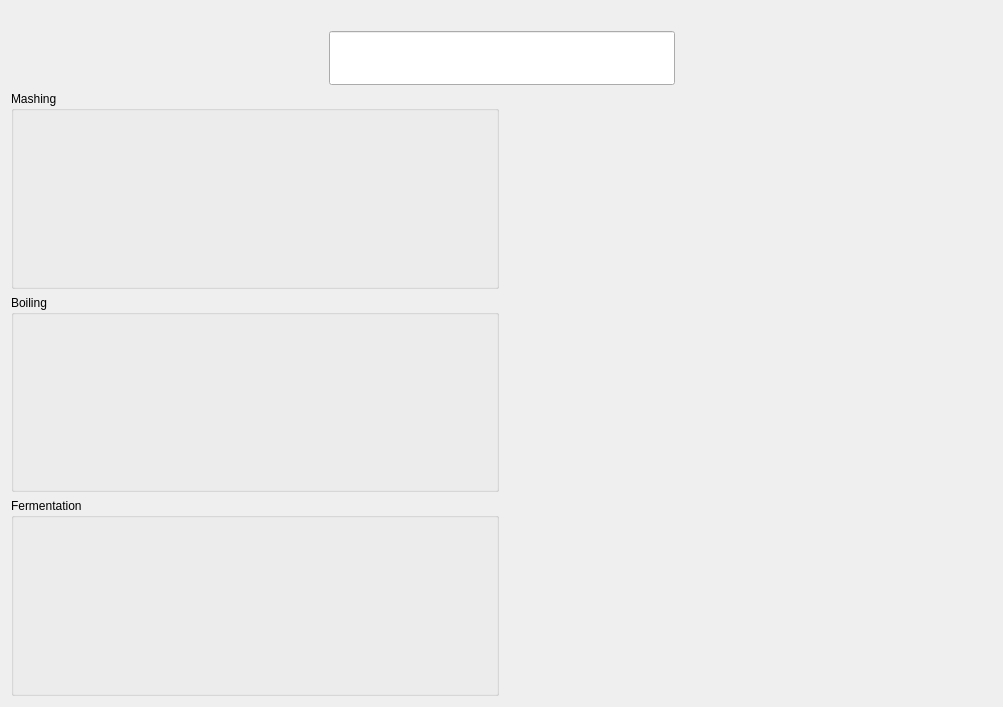
<?xml version="1.0" encoding="UTF-8"?>
<ui version="4.0">
 <class>DruidCentralWidget</class>
 <widget class="QWidget" name="DruidCentralWidget">
  <property name="geometry">
   <rect>
    <x>0</x>
    <y>0</y>
    <width>1003</width>
    <height>707</height>
   </rect>
  </property>
  <property name="windowTitle">
   <string>Form</string>
  </property>
  <layout class="QGridLayout" name="gridLayout_3" columnstretch="1,1" columnminimumwidth="1,1">
   <item row="4" column="0">
    <layout class="QVBoxLayout" name="verticalLayout_2" stretch="1,1,1">
     <item>
      <widget class="QGroupBox" name="groupBox_3">
       <property name="title">
        <string>Mashing</string>
       </property>
       <layout class="QGridLayout" name="gridLayout_5">
        <property name="topMargin">
         <number>40</number>
        </property>
        <item row="3" column="0">
         <widget class="QLabel" name="label_6">
          <property name="text">
           <string/>
          </property>
         </widget>
        </item>
       </layout>
      </widget>
     </item>
     <item>
      <widget class="QGroupBox" name="groupBox_5">
       <property name="title">
        <string>Boiling</string>
       </property>
       <layout class="QGridLayout" name="gridLayout_6">
        <property name="topMargin">
         <number>40</number>
        </property>
       </layout>
      </widget>
     </item>
     <item>
      <widget class="QGroupBox" name="groupBox_4">
       <property name="title">
        <string>Fermentation</string>
       </property>
       <layout class="QGridLayout" name="gridLayout_7">
        <property name="topMargin">
         <number>40</number>
        </property>
       </layout>
      </widget>
     </item>
    </layout>
   </item>
   <item row="0" column="0" colspan="2">
    <layout class="QHBoxLayout" name="_top_layout">
     <property name="topMargin">
      <number>0</number>
     </property>
     <item>
      <spacer name="horizontalSpacer_2">
       <property name="orientation">
        <enum>Qt::Horizontal</enum>
       </property>
       <property name="sizeHint" stdset="0">
        <size>
         <width>40</width>
         <height>20</height>
        </size>
       </property>
      </spacer>
     </item>
    </layout>
   </item>
   <item row="4" column="1">
    <layout class="QVBoxLayout" name="_right_layout"/>
   </item>
   <item row="2" column="0" colspan="2">
    <layout class="QHBoxLayout" name="horizontalLayout_5">
     <property name="topMargin">
      <number>0</number>
     </property>
     <item>
      <spacer name="horizontalSpacer_3">
       <property name="orientation">
        <enum>Qt::Horizontal</enum>
       </property>
       <property name="sizeHint" stdset="0">
        <size>
         <width>40</width>
         <height>20</height>
        </size>
       </property>
      </spacer>
     </item>
     <item>
      <widget class="QLineEdit" name="_title">
       <property name="font">
        <font>
         <pointsize>30</pointsize>
        </font>
       </property>
       <property name="alignment">
        <set>Qt::AlignCenter</set>
       </property>
      </widget>
     </item>
     <item>
      <spacer name="horizontalSpacer">
       <property name="orientation">
        <enum>Qt::Horizontal</enum>
       </property>
       <property name="sizeHint" stdset="0">
        <size>
         <width>40</width>
         <height>20</height>
        </size>
       </property>
      </spacer>
     </item>
    </layout>
   </item>
  </layout>
 </widget>
 <resources/>
 <connections/>
</ui>
